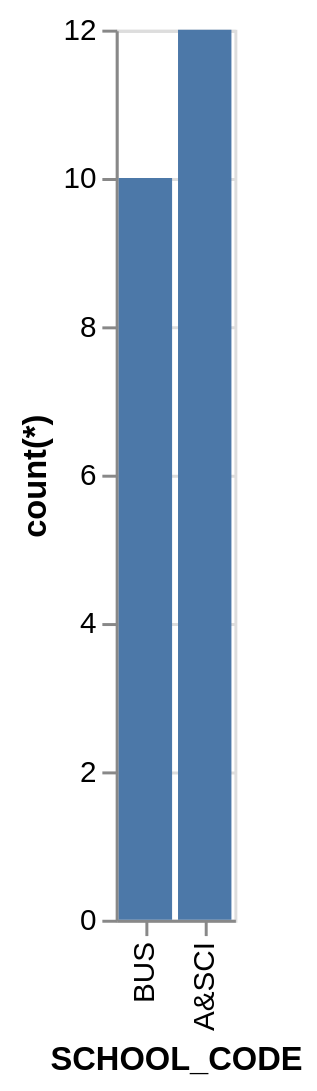

Write a Vega-Lite specification for this figure.
### Vega-Lite specification from a JSON file in a GitHub repository (floating-point values rounded to 4 significant figures)
{"data": {"values": [{"x_data": "BUS", "y_data": 10}, {"x_data": "A&SCI", "y_data": 12}]}, "mark": "bar", "encoding": {"x": {"field": "x_data", "type": "nominal", "title": "SCHOOL_CODE", "sort": "descending"}, "y": {"field": "y_data", "type": "quantitative", "title": "count(*)"}}}
